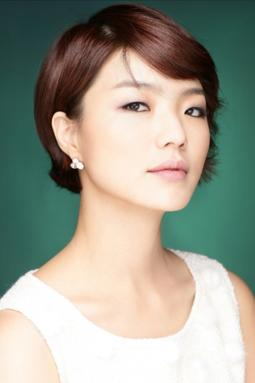
#> input picture FaceRecognition/Samples/Ahn Yeong Mi.jpg, 255 x 383 px, given as the content of the folder Samples/Ahn Yeong Mi.jpg, which was not available
$ python -i face_detector.py   (imports and definitions only)
#> lines starting #> are read from the running program, lines starting #| are printed output that depends on the picture
import os
import cv2
import numpy as np

# OpenCV의 얼굴 감지기 & 전신 감지기 준비
face_cascade = cv2.CascadeClassifier(cv2.data.haarcascades + 'haarcascade_frontalface_default.xml')
full_body_cascade = cv2.CascadeClassifier(cv2.data.haarcascades + 'haarcascade_fullbody.xml')

def crop_face(image_paths):
#> called with image_paths = 'Samples/Ahn Yeong Mi.jpg'
    imgs = os.listdir(image_paths)
    for img in imgs:
        new_img_path = image_paths + "/" + img
        if new_img_path.endswith(".jpg"):
            # 이미지 로드
            img = cv2.imread(new_img_path)
#> img is the input picture: shape (383, 255, 3); mean B, G, R 143.2, 156.6, 156
            # 그레이스케일 변환
            gray = cv2.cvtColor(img, cv2.COLOR_BGR2GRAY)
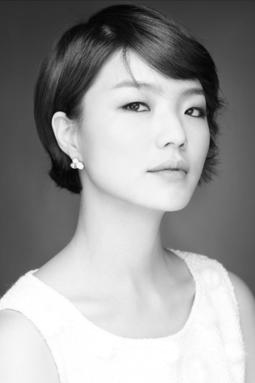
#> gray: shape (383, 255); min 1, max 255, mean 154.9
            # 사람 감지
            full_bodies = full_body_cascade.detectMultiScale(gray, scaleFactor=1.1, minNeighbors=5, minSize=(30, 30))
#> full_bodies = ()
            for (x, y, w, h) in full_bodies:
                # 사람 영역에 대해 얼굴 감지
                roi_gray = gray[y:y+h, x:x+w]
                faces = face_cascade.detectMultiScale(roi_gray)
                # print("check faces:", len(faces), faces)
                if len(faces) > 0:
                    # 첫 번째 얼굴 영역 자르기
                    (fx, fy, fw, fh) = faces[0]
                    face_crop = img[y + fy:y + fy + fh, x + fx:x + fx + fw]

                    # 얼굴 영역을 255x255 크기로 리사이즈
                    face_crop_resized = cv2.resize(face_crop, (255, 255))
                    # 리사이즈한 얼굴 영역 저장
                    cv2.imwrite(f"{img}.jpg", face_crop_resized)
#> this loop made 0 passes

                    # print("outputfile:", os.path.join(data_dir, directory, first_file))
                    # # os.makedirs(os.path.dirname(output_filename), exist_ok=True)
                    # img.save(os.path.join(output_filename, f"{directory}.jpg"))
                    # # shutil.copyfile(os.path.join(data_dir, directory, first_file), os.path.join("Samples", f"{directory}.jpg"))


                    # break  # 첫 번째 얼굴만 처리하고 종료


def remove_non_single_faces(image_paths):
    imgs = os.listdir(image_paths)
    for img in imgs:
        new_img_path = image_paths + "/" + img
        if new_img_path.endswith(".jpg"):
            img = cv2.imread(new_img_path)

            print("img check:", img)
            gray = cv2.cvtColor(img, cv2.COLOR_BGR2GRAY)
            faces = face_cascade.detectMultiScale(gray, scaleFactor=1.1, minNeighbors=5, minSize=(30, 30))

        # 사진에 얼굴이 한 명만 존재하지 않으면 삭제
        if (len(faces) != 1):
            os.remove(new_img_path)

>>> result = crop_face('Samples/Ahn Yeong Mi.jpg')

$ run again, on FaceRecognition/Samples/Ahn Yu Jin.jpg
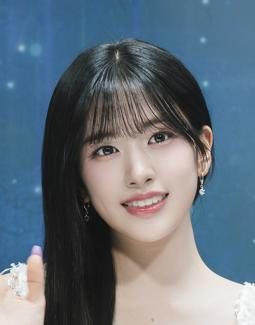
#> input picture FaceRecognition/Samples/Ahn Yu Jin.jpg, 255 x 325 px, given as the content of the folder Samples/Ahn Yu Jin.jpg, which was not available
#> in crop_face, img is the input picture: shape (325, 255, 3); mean B, G, R 124.7, 113, 100
#> in crop_face, `gray = cv2.cvtColor(img, cv2.COLOR_BGR2GRAY)`:
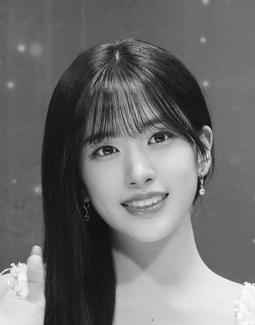
#> gray: shape (325, 255); min 8, max 255, mean 110.4
#> full_bodies = ()

$ run again, on FaceRecognition/Samples/An Jeong Hwan.jpg
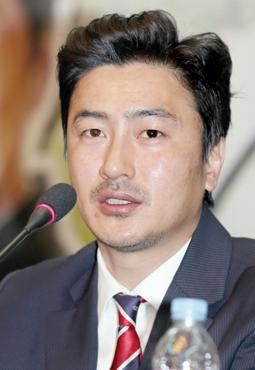
#> input picture FaceRecognition/Samples/An Jeong Hwan.jpg, 255 x 370 px, given as the content of the folder Samples/An Jeong Hwan.jpg, which was not available
#> in crop_face, img is the input picture: shape (370, 255, 3); mean B, G, R 118.2, 125, 139.7
#> in crop_face, `gray = cv2.cvtColor(img, cv2.COLOR_BGR2GRAY)`:
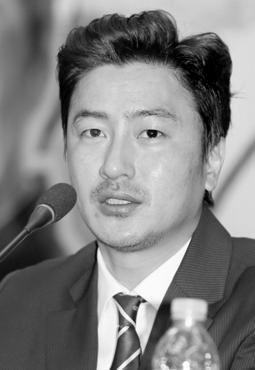
#> gray: shape (370, 255); min 0, max 255, mean 128.6
#> full_bodies = ()

$ run again, on FaceRecognition/Samples/Cha Eun Woo.jpg
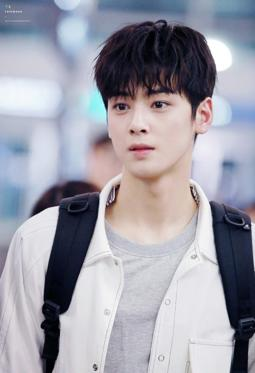
#> input picture FaceRecognition/Samples/Cha Eun Woo.jpg, 255 x 373 px, given as the content of the folder Samples/Cha Eun Woo.jpg, which was not available
#> in crop_face, img is the input picture: shape (373, 255, 3); mean B, G, R 168, 157.5, 158
#> in crop_face, `gray = cv2.cvtColor(img, cv2.COLOR_BGR2GRAY)`:
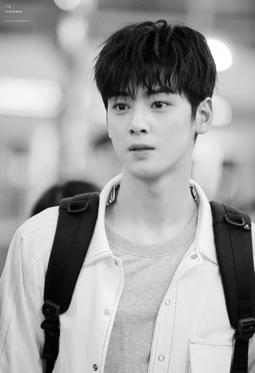
#> gray: shape (373, 255); min 0, max 255, mean 158.8
#> full_bodies = ()
